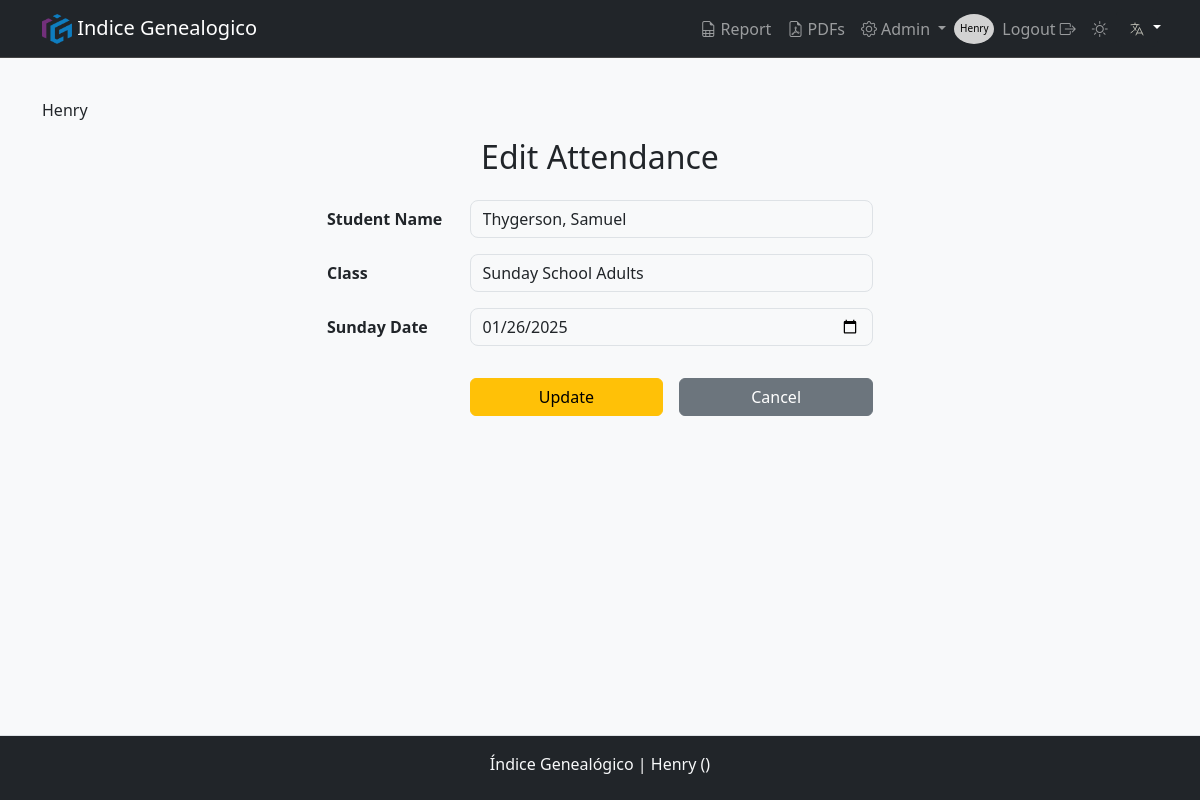
The app's page /attendance/edit/246 (signed in), older data.
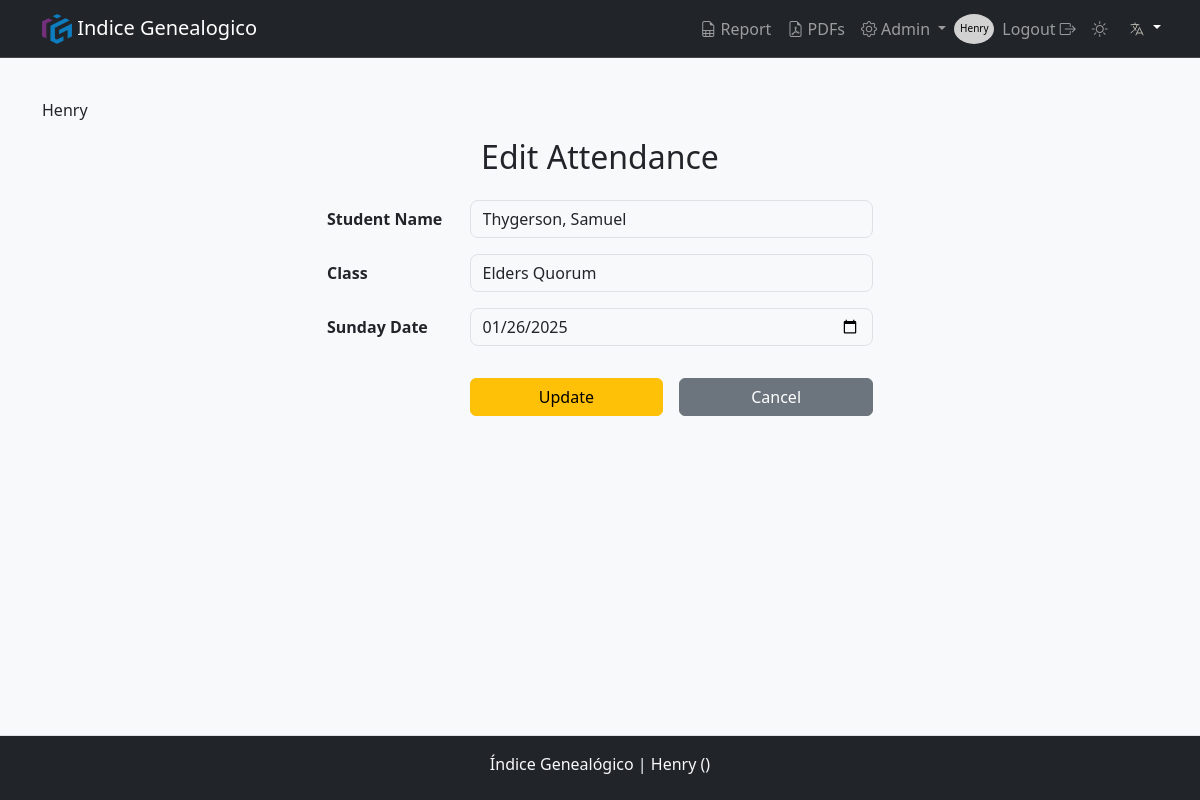
The same page, newer data.
### models.py (models this page shows, shortened)
class Attendance(db.Model):
    __tablename__ = 'attendance'
    id                  = db.Column(db.Integer, primary_key=True)
    student_name        = db.Column(db.String(50), nullable=False)
    class_id            = db.Column(db.Integer, db.ForeignKey('classes.id'), nullable=False)
    class_code          = db.Column(db.String(5), nullable=True)
    sunday_date         = db.Column(db.Date, nullable=False)
    sunday_code         = db.Column(db.String(10), nullable=True)
    submit_date         = db.Column(db.DateTime, default=lambda: datetime.now(Config.MOUNTAIN_TZ), nullable=False)
    meeting_center_id   = db.Column(db.Integer, db.ForeignKey('meeting_center.id'), nullable=False)
    fix_name            = db.Column(db.Boolean, default=False) # Nuevo campo para definir si student_name necesita cambiar
    __table_args__ = (db.UniqueConstraint('student_name', 'sunday_date', 'meeting_center_id', 'class_id', name='unique_attendance'),)

### routes.py (the view, shortened to what this page needs)
@bp.route('/attendance/edit/<int:id>', methods=['GET', 'POST'])
@role_required('Admin', 'Super', 'Owner')
def update_attendance(id):
    attendance = Attendance.query.get_or_404(id)
    form = AttendanceEditForm(obj=attendance)
    meeting_center_id = get_meeting_center_id()
    form.class_id.choices = [(c.id, c.translated_name) for c in Classes.query.filter_by(meeting_center_id=meeting_center_id).all()]
    return render_template('form.html', form=form, title=_('Edit Attendance'), submit_button_text=_('Update'), clas='warning')

### forms.py
class AttendanceEditForm(FlaskForm):
    student_name        = StringField(_l('Student Name'), validators=[Length(max=100)])
    class_id            = SelectField(_l('Class'), choices=[], coerce=int)
    sunday_date         = DateField(_l('Sunday Date'), format='%Y-%m-%d', validators=[DataRequired()])

### app.py (called while the page is built)
def get_locale():
    lang = request.args.get('lang')
    if lang and lang in Config.LANGUAGES:
        session['lang'] = lang  # Guarda el idioma en la sesión
        return lang
    if 'lang' in session and session['lang'] in Config.LANGUAGES:
        return session['lang']
    return request.accept_languages.best_match(Config.LANGUAGES)

def create_app():
    app = Flask(__name__)
    app.config.from_object(Config)
    db.init_app(app)
    Migrate(app, db)
    babel = Babel(app, locale_selector=get_locale)
    app.register_blueprint(routes_blueprint)
    @app.context_processor
    def inject_utilities():
        return {
            'get_locale': get_locale,
            'format_datetime': format_datetime,  # Asegura que esté disponible en las plantillas
        }
    return app

### templates/form.html (shortened to what this page needs)
{% extends "layout.html" %}
{% import "_form_macros.html" as macros %}
{% block content %}
<div class="container" style="overflow-y: auto; max-height: calc(100vh - 200px);">
    <h2 class="mb-4 text-center">{{ title }}</h2>
    <div class="row justify-content-center">
        <div class="col-lg-6">
            <form method="post" novalidate>
                {% for field in form %}
                    {{ macros.render_field(field) }}
                {% endfor %}
                <div class="row mb-3">
                    <div class="col-md-9 offset-md-3 d-flex justify-content-end gap-3">
                        <button type="submit" class="btn btn-{{ clas }} w-50">{{ submit_button_text }}</button>
                        <button type="button" class="btn btn-secondary w-50" onclick="window.location.href='{{ request.referrer or url_for(routes.index) }}'">
                            {{ _('Cancel') }}
                        </button>
                    </div>
                </div>
            </form>
        </div>
    </div>
</div>
{% endblock %}

### templates/_form_macros.html (shortened to what this page needs)
{% macro render_field(field, label_class="col-md-3 col-form-label custom-label", input_class="form-control custom-input", group_class="row mb-3") %}
{% if field.type == "BooleanField" %}
<div class="{{ group_class }}">
    <label for="{{ field.id }}" class="{{ label_class }}">{{ field.label }}</label>
    <div class="col-sm-9">
        {{ field(class="form-check-input", id=field.id, style="transform: scale(2); margin-left: 8px;") }}
        {% if field.errors %}
            <div class="text-danger small mt-1">
                {% for error in field.errors %}
                    <div>{{ error }}</div>
                {% endfor %}
            </div>
        {% endif %}
    </div>
</div>
{% else %}
<div class="{{ group_class }}">
    <label for="{{ field.id }}" class="{{ label_class }}">{{ field.label }}</label>
    <div class="col-sm-9">
        {{ field(class=input_class, id=field.id) }}
    </div>
</div>
{% endif %}
{% endmacro %}

Row changes from the older to the newer data that the page shows:
changed Attendance "Thygerson, Samuel": class_id "Sunday School Adults" → "Elders Quorum"
